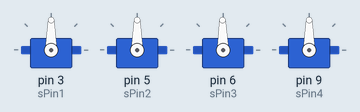
This sketch was run on a simulated Arduino Uno, built with avr-gcc and run on an emulated ATmega328P. Parts: 4 × servo. Random numbers use the default seed unless the sketch sets one.

Above: at 0.05 s.
At 0.55 s:
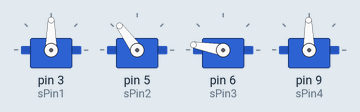
At 1.05 s:
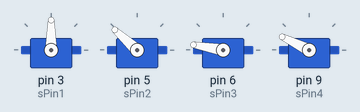
At 1.47 s:
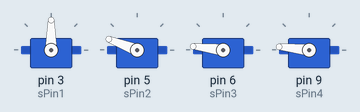
At 2.2 s:
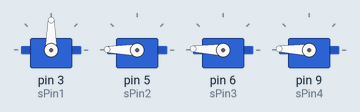
Timing chart, 0 to 3.7 s (numbered marks = the images above):
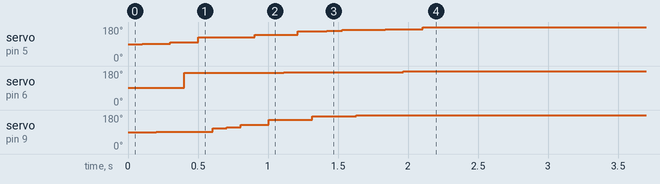

Measured:
- by itself, servo on pin 5 (sPin2): moves from 90° to 179° over 2.0 s
- by itself, servo on pin 6 (sPin3): 91° → 170° at 0.40 s, → 173° 0.71 s later, → 178° 0.86 s later
- by itself, servo on pin 9 (sPin4): moves from 90° to 178° over 1.4 s

The sketch:

random_pos_robot_speed_control.ino
```cpp
#include <Servo.h>
Servo servo1;
Servo servo2;
Servo servo3;
Servo servo4;
int sPin1=3;
int sPin2=5;
int sPin3=6;
int sPin4=9;
int angle1;
int angle2;
int angle3;
int angle4;
int a=90;
int b=90;
int c=90;
int d=90;
int wait=100;
void setup() {
  // put your setup code here, to run once:
  Serial.begin(9600);
  servo1.attach(sPin1);
  servo2.attach(sPin2);
  servo3.attach(sPin3);
  servo4.attach(sPin4);


}

void loop() {
  // put your main code here, to run repeatedly:{
  int pin[4]={1,2,3,4};
  int i=random(1,4);
  int j=pin[i];
  switch (j){
    case 1:
    angle1=random(0,180);
    while (a<angle1){
      a=a+1;
      servo1.write(a);
      delay(wait);
      if(a=angle1){
        break;
      }
     while (a>angle1){
      a=a-1;
      servo1.write(a);
      delay(wait);
      if(a=angle1){
        break;
      }
     }
    }
    break;
    case 2:
    angle2=random(0,180);
    while (b<angle2){
      b=b+1;
      servo2.write(b);
      delay(wait);
      if(b=angle2){
        break;
      }
     while (b>angle2){
      b=b-1;
      servo2.write(b);
      delay(wait);
      if(b=angle2){
        break;
      }
     }
    }
    break;
    case 3:
    angle3=random(0,180);
    while (c<angle3){
      c=c+1;
      servo3.write(c);
      delay(wait);
      if(c=angle3){
        break;
      }
     while (c>angle3){
      c=c-1;
      servo3.write(c);
      delay(wait);
      if(c=angle3){
        break;
      }
     }
    }
    break;
    case 4:
    angle4=random(0,180);
    while (d<angle4){
      d=d+1;
      servo4.write(d);
      delay(wait);
      if(d=angle4){
        break;
      }
     while (d>angle4){
      d=d-1;
      servo4.write(d);
      delay(wait);
      if(d=angle4){
        break;
      }
     }
    }
    break;
  }
}
```
